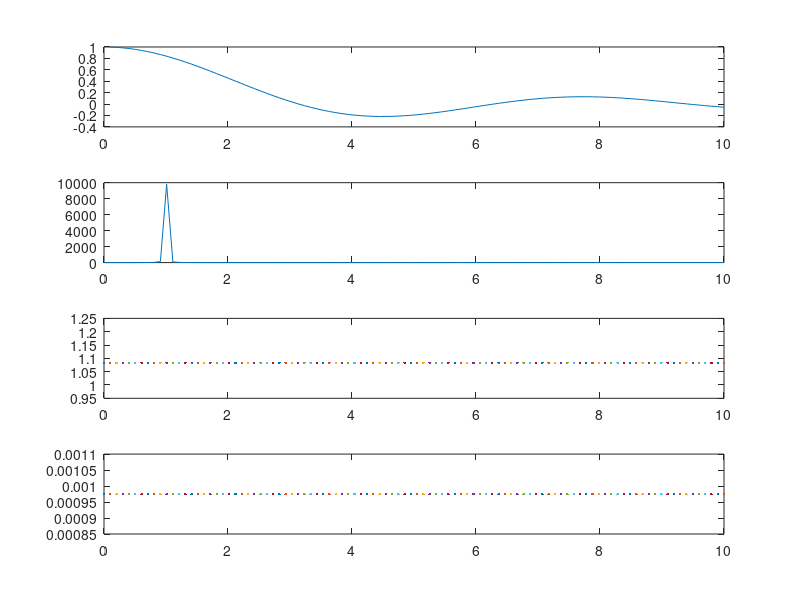

Recreate this plot in MATLAB.
t = linspace(0,10);

y1 = sin(t) ./ t;
y2 = (1 ./ ((t - 1).^2)) + t;
y3 = ((t.^2) + 1) / ((t.^2) - 4);
y4 = (nthroot((10 - t), 3) - 2) / sqrt(4 - (t.^2));

subplot(4,1,1);
plot(t,y1);
subplot(4,1,2); 
plot(t,y2);
subplot(4,1,3); 
plot(t,y3);
subplot(4,1,4); 
plot(t,y4);